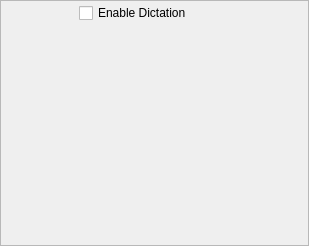
<?xml version="1.0" encoding="UTF-8"?>
<ui version="4.0">
 <class>DictationSettingsPane</class>
 <widget class="QFrame" name="DictationSettingsPane">
  <property name="geometry">
   <rect>
    <x>0</x>
    <y>0</y>
    <width>309</width>
    <height>246</height>
   </rect>
  </property>
  <property name="windowTitle">
   <string>Frame</string>
  </property>
  <property name="frameShape">
   <enum>QFrame::StyledPanel</enum>
  </property>
  <property name="frameShadow">
   <enum>QFrame::Raised</enum>
  </property>
  <widget class="QWidget" name="gridLayoutWidget">
   <property name="geometry">
    <rect>
     <x>3</x>
     <y>3</y>
     <width>299</width>
     <height>237</height>
    </rect>
   </property>
   <layout class="QGridLayout" name="gridLayout">
    <item row="2" column="0" colspan="2">
     <spacer name="verticalSpacer">
      <property name="orientation">
       <enum>Qt::Vertical</enum>
      </property>
      <property name="sizeType">
       <enum>QSizePolicy::MinimumExpanding</enum>
      </property>
      <property name="sizeHint" stdset="0">
       <size>
        <width>20</width>
        <height>40</height>
       </size>
      </property>
     </spacer>
    </item>
    <item row="0" column="1">
     <widget class="QCheckBox" name="checkBoxEnable">
      <property name="sizePolicy">
       <sizepolicy hsizetype="MinimumExpanding" vsizetype="Fixed">
        <horstretch>0</horstretch>
        <verstretch>0</verstretch>
       </sizepolicy>
      </property>
      <property name="text">
       <string>Enable Dictation</string>
      </property>
     </widget>
    </item>
    <item row="1" column="0">
     <spacer name="horizontalSpacer">
      <property name="orientation">
       <enum>Qt::Horizontal</enum>
      </property>
      <property name="sizeType">
       <enum>QSizePolicy::Minimum</enum>
      </property>
      <property name="sizeHint" stdset="0">
       <size>
        <width>70</width>
        <height>20</height>
       </size>
      </property>
     </spacer>
    </item>
   </layout>
  </widget>
 </widget>
 <resources/>
 <connections/>
</ui>
